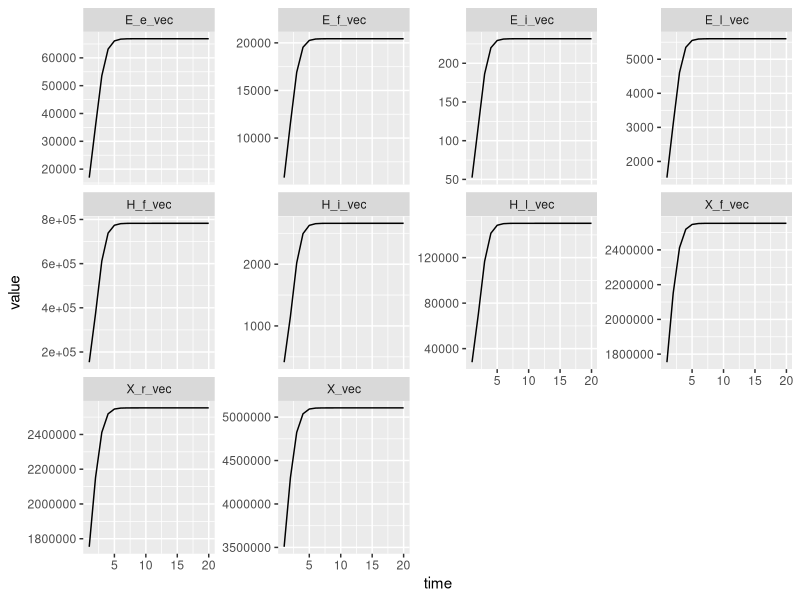
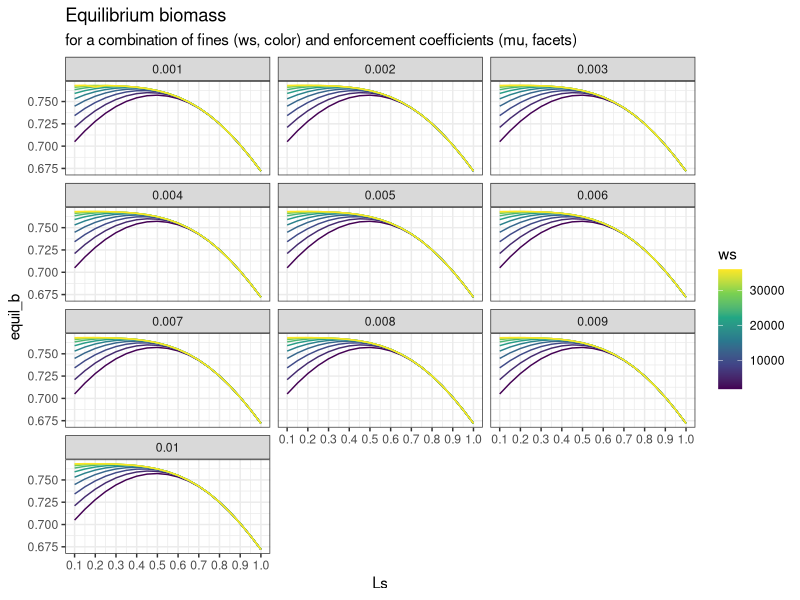

Write the R code that produced these figures, in order.
##########################################################
# This script contains a discrete-time mete-population
# model of Ocean Halos. It is a two-patch model with
# a spatially implicit no-take marine reserve in one of
# the patches.
#
# The first patch is an MPA, which contains a no-take zone
# and a lease zone. The state variables for these areas are
# subindexed as _n (no-take) and _l (lease). Fishing effort
# in each area is determined by profits and costs. Costs
# in the no-take are cost of fishing + fines, while costs
# in the lease zone are cost of fishing + access fees.
#
# The second patch is a fishing area, where effort is given
# by open-access dynamics (or management...).
#
# The parameterization of some parameters comes from
# the 2015 Skipjack stock assessment.
##########################################################

# Load packages
library(tidyverse)

#### The model #################################################################
# 
# The model is coded as a function of all parameters,
# with no prescribed default values. A collection of
# default parameters is included below.
# 
################################################################################

model <- function(r, K, X0, f, p, q, c, beta, L, alpha, theta_max, mu, w, chi) {
  # Define vectors to store state variables through time
  X_vec <-
    X_r_vec <-
    X_f_vec <-
    E_i_vec <-
    E_l_vec <- 
    E_f_vec <- 
    E_e_vec <- 
    H_i_vec <- 
    H_l_vec <- 
    H_f_vec <- numeric(length = years)
  
  
  X_now <- X0                           # Initial biomass
  time <- seq_len(years)                # Create vector of time
  
  #### Wild assumption 1: Initial budget depends on access fee revenues only
  E_i <- 0
  theta <- 0
  
  #### BEGIN FOR LOOP ####
  for (i in time) {
    
    # Biomass dispersal
    X <- X_now
    X_r <- f * X
    X_f <- (1 - f) * X
    
    # Selection of effort
    E_f <- max(((p * q * X_f) / (beta * c)) ^ (1 / (beta - 1)), 0, na.rm = T)                            # Fishing effort in fishing zone
    E_l <- max((((p * q * X_r * L) - chi) / (beta * c)) ^ (1 / (beta - 1)), 0, na.rm = T)                # Fishing effort inlease zone
    E_e <- ((E_l * chi) + (theta * w * E_i)) / alpha                                                     # Enforcement effort given budget
    # In the above, enforcement budget is this years access fees plus last years fines for illegal fishing
    theta <- theta_max * (1 - exp(-mu * E_e))                                                 # Probability of detection given enforcement
    E_i <- max((((p * q * X_r * (1 - L)) - (theta * w)) / (beta * c)) ^ (1 / (beta - 1)), 0, na.rm = T)  # Illegal fishing effort
    
    # Harvest
    H_f <- q * X_f * E_f                                                                                 # Harvest in fishing zone
    H_l <- q * X_r * L * E_l                                                                             # Harvest in lease zone
    H_i <- q * X_r * (1 - L) * E_i                                                                       # Illegal harvest
    
    # Escapement
    S_f <- X_f - H_f                                                                                     # Escapement in fishing zone
    S_r <- X_r - H_l - H_i                                                                               # Escapement in reserve
    S <- S_f + S_r                                                                                       # Total escapement
    
    # Growth
    X_next <- S + (S * r * (1 - (S / K)))                                                                # Logistic growth
    
    # Track state variables
    X_vec[i] <- X_now
    X_r_vec[i] <- X_r
    X_f_vec[i] <- X_f
    E_i_vec[i] <- E_i
    E_l_vec[i] <- E_l 
    E_f_vec[i] <- E_f 
    E_e_vec[i] <- E_e 
    H_i_vec[i] <- H_i 
    H_l_vec[i] <- H_l 
    H_f_vec[i] <- H_f
    
    # Update biomass for next iteration
    X_now <- X_next
  }
  #### END FOR LOOP ####
  
  # Combine all results into a tibble
  results <-
    tibble::tibble(
      time,
      X_vec,
      X_r_vec,
      X_f_vec,
      E_i_vec,
      E_l_vec,
      E_f_vec,
      E_e_vec,
      H_i_vec,
      H_l_vec,
      H_f_vec
    )
  
  return(results)
}

#### PARAMETERS ########################################################
# 
# The following are default parameters that get passed to
# the model (wrapped as a function).
# 
########################################################################

## Bio
r <- 0.57                 # Growth rate
K <- 6.876526e6           # Carrying capacity (tons)
X0 <- 3.507028e6          # Initial biomass (tons)
f <- 0.5                  # Dispersal between patches

## Econ
p <- 1200                 # Price (USD / ton)
q <- 1.5e-5               # Catchability (made up)
c <- 1800                 # Cost coefficient (USD / unit of effort)
beta <- 1.3               # Cost exponent (From upsides?)

## Management
L <- 0.7                  # Size of the lease zone
alpha <- 90               # Marginal cost of enforcement
theta_max <- 1L           # Maximum attainable probability of detection
mu <- 1e-3                # Enforcement coefficient
w <- 1800                 # Per-unit-effort fine
chi <- 1000               # Per-unit-access fee

## Duration of simulation
years <- 20L

#### Running simulations ################################################
#
#
#########################################################################

# Does it run?
test <- model(r, K, X0, f, p, q, c, beta, L, alpha, theta_max, mu, w, chi)

# Does it make sense?
# (plot all state variables through time)
test %>% 
  gather(variable, value, -time) %>% 
  ggplot(aes(x = time, y = value)) +
  geom_line() +
  facet_wrap(~variable, scales = "free_y")

# Wrapper function to call with map and get equilibrium biomass (normalized to K)
get_equil_biomass <- function(L, mu, w){
  model(r, K, X0, f, p, q, c, beta, L = L, alpha, theta_max, mu = mu, w = w, chi) %>% 
    filter(time == max(time)) %>% 
    pull(X_vec) / K
}

# Some range of parameters to test for
Ls <- seq(0.1, 1, by = 0.05)
mus <- seq(mu, mu * 10, length.out = 10)
ws <- seq(c, 20 * c, length.out = 10)

# Call the model on each combination of parameters
res <- expand_grid(Ls, mus, ws) %>% 
  mutate(equil_b = pmap_dbl(.l = list(L = Ls, mu = mus, w = ws),
                            .f = get_equil_biomass))


# Plot it
ggplot(res, aes(x = Ls, y = equil_b, color = ws, group = ws)) +
  geom_line() +
  facet_wrap(~mus, ncol = 3) +
  scale_x_continuous(breaks = seq(0, 1, by = 0.1)) +
  scale_color_viridis_c() +
  theme_bw() +
  ggtitle(label = "Equilibrium biomass", subtitle = "for a combination of fines (ws, color) and enforcement coefficients (mu, facets)")












